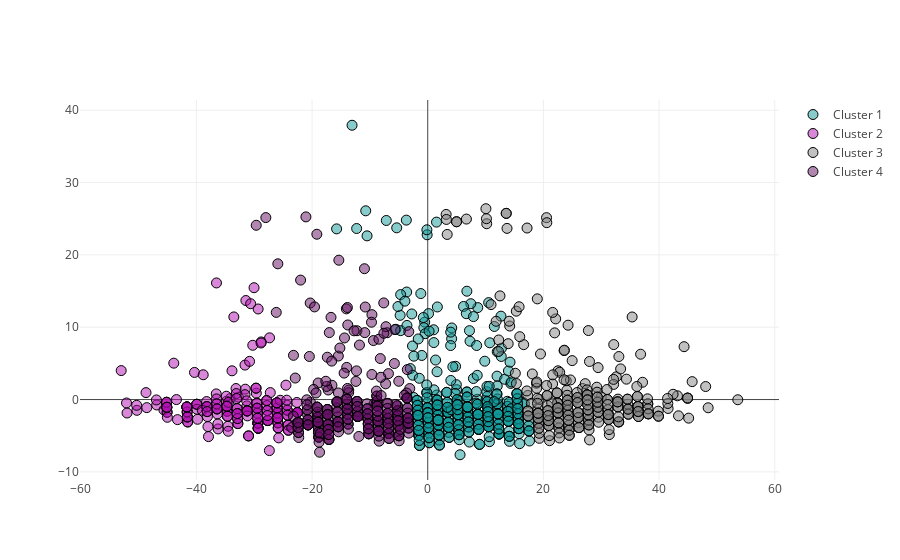

Source (notebook cell):
### Code cell
data = [trace0, trace1, trace2, trace3]
iplot(data)

### Figure 1 — Plotly figure (JSON) as saved in the notebook; plotly's stock layout.template omitted (floating-point values rounded to 4 significant figures; data arrays with more than 128 entries replaced by an {"elided": "..."} marker saying what was removed)
{"data": [{"marker": {"color": "rgba(15, 152, 152, 0.5)", "line": {"color": "rgb(0,0,0)", "width": 1}, "size": 10}, "mode": "markers", "name": "Cluster 1", "type": "scatter", "x": {"elided": "435 float values"}, "y": {"elided": "435 float values"}}, {"marker": {"color": "rgba(180, 18, 180, 0.5)", "line": {"color": "rgb(0,0,0)", "width": 1}, "size": 10}, "mode": "markers", "name": "Cluster 2", "type": "scatter", "x": {"elided": "186 float values"}, "y": {"elided": "186 float values"}}, {"marker": {"color": "rgba(132, 132, 132, 0.5)", "line": {"color": "rgb(0,0,0)", "width": 1}, "size": 10}, "mode": "markers", "name": "Cluster 3", "type": "scatter", "x": {"elided": "288 float values"}, "y": {"elided": "288 float values"}}, {"marker": {"color": "rgba(100, 15, 100, 0.5)", "line": {"color": "rgb(0,0,0)", "width": 1}, "size": 10}, "mode": "markers", "name": "Cluster 4", "type": "scatter", "x": {"elided": "307 float values"}, "y": {"elided": "307 float values"}}], "layout": {}}
